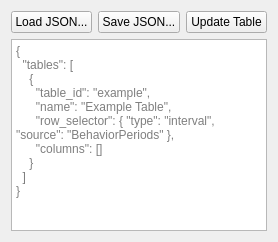
<?xml version="1.0" encoding="UTF-8"?>
<ui version="4.0">
 <class>TableJSONWidget</class>
 <widget class="QWidget" name="TableJSONWidget">
  <layout class="QVBoxLayout" name="main_layout">
   <item>
    <layout class="QHBoxLayout" name="buttons_row">
     <item>
      <widget class="QPushButton" name="load_json_btn">
       <property name="text">
        <string>Load JSON...</string>
       </property>
      </widget>
     </item>
     <item>
      <widget class="QPushButton" name="save_json_btn">
       <property name="text">
        <string>Save JSON...</string>
       </property>
      </widget>
     </item>
     <item>
      <widget class="QPushButton" name="apply_json_btn">
       <property name="text">
        <string>Update Table</string>
       </property>
      </widget>
     </item>
    </layout>
   </item>
   <item>
    <widget class="QTextEdit" name="json_text_edit">
     <property name="placeholderText">
      <string>{
  &quot;tables&quot;: [
    {
      &quot;table_id&quot;: &quot;example&quot;,
      &quot;name&quot;: &quot;Example Table&quot;,
      &quot;row_selector&quot;: { &quot;type&quot;: &quot;interval&quot;, &quot;source&quot;: &quot;BehaviorPeriods&quot; },
      &quot;columns&quot;: []
    }
  ]
}
</string>
     </property>
    </widget>
   </item>
  </layout>
 </widget>
 <resources/>
 <connections/>
</ui>
